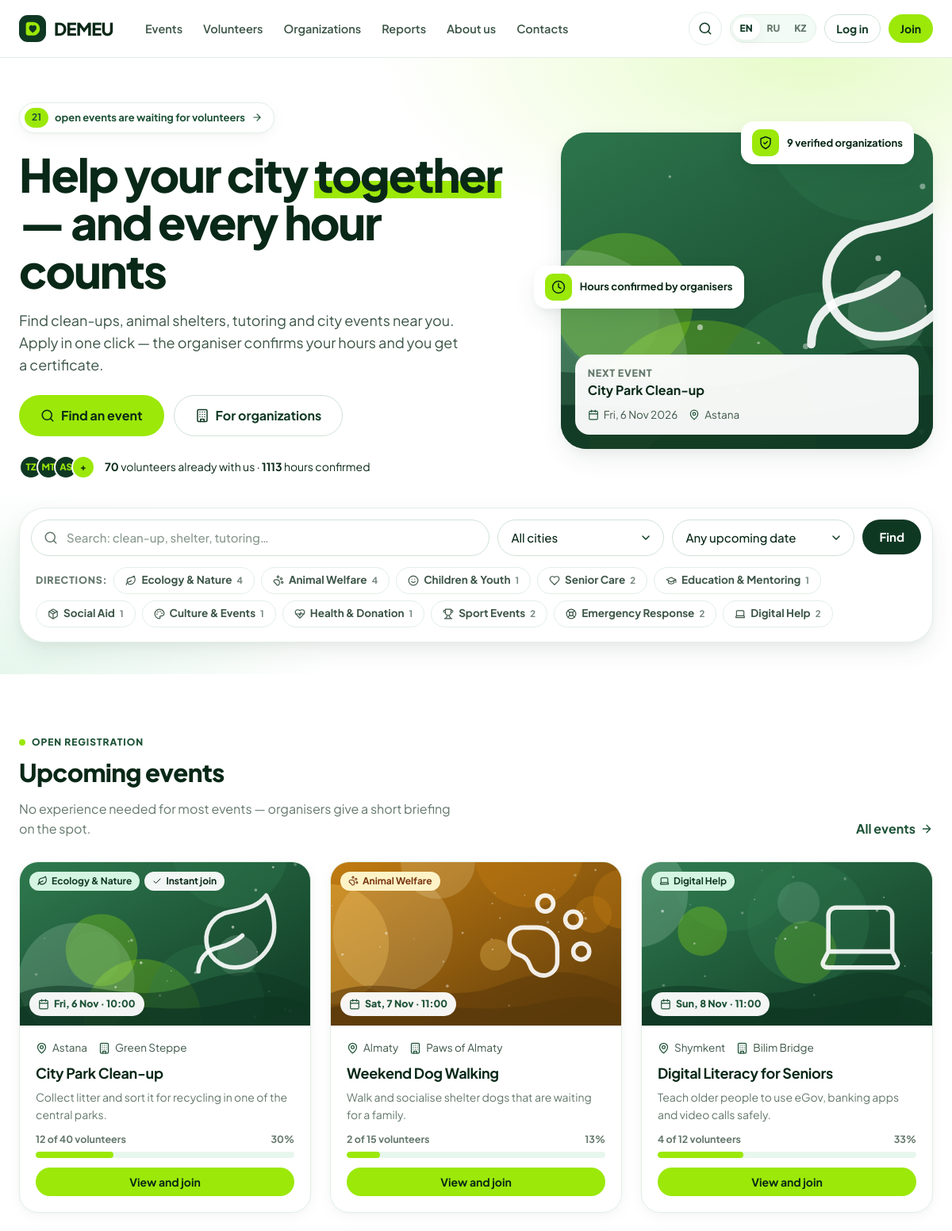
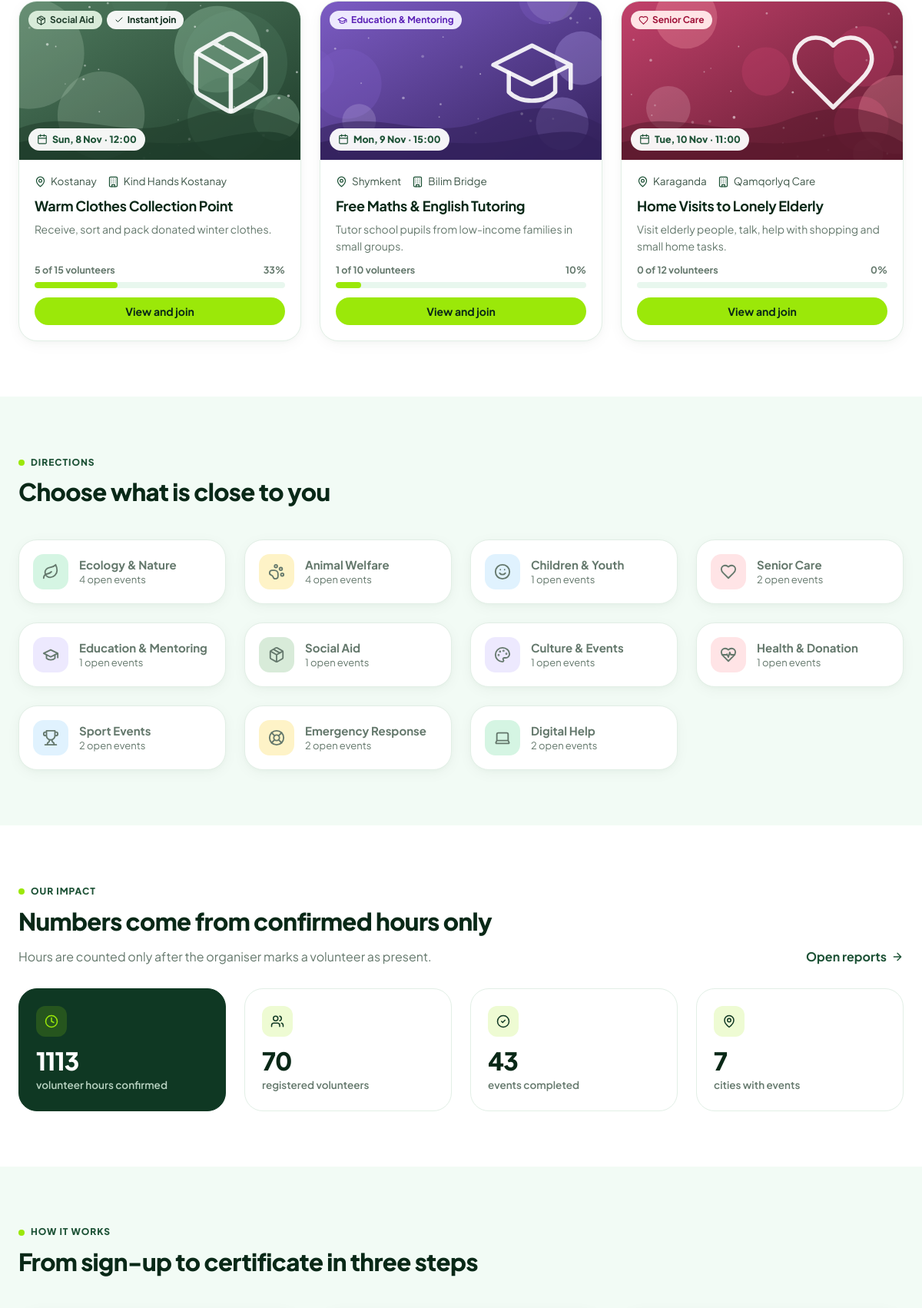
The page / (upper part) on the database its author committed (2 pictures, top to bottom).
### tables this page shows
CREATE TABLE volunteers (
    volunteer_id  INTEGER PRIMARY KEY,
    user_id       INTEGER NOT NULL UNIQUE REFERENCES users(user_id) ON DELETE RESTRICT,
    full_name     TEXT NOT NULL CHECK (length(trim(full_name)) >= 3),
    phone         TEXT NOT NULL CHECK (phone GLOB '+7[0-9][0-9][0-9][0-9][0-9][0-9][0-9][0-9][0-9][0-9]'),
    birth_date    TEXT NOT NULL,               -- YYYY-MM-DD, age 14+ checked in the app
    city_id       INTEGER NOT NULL REFERENCES cities(city_id) ON DELETE RESTRICT,
    about         TEXT,
    skills        TEXT,                        -- free text, e.g. "first aid, English, driving"
    avatar_path   TEXT,
    is_public     INTEGER NOT NULL DEFAULT 1 CHECK (is_public IN (0,1)),     -- listed in the catalogue
    show_contacts INTEGER NOT NULL DEFAULT 0 CHECK (show_contacts IN (0,1)), -- phone/email visible to everyone
    created_at    TEXT NOT NULL DEFAULT (datetime('now','localtime'))
);

CREATE TABLE directions (
    direction_id INTEGER PRIMARY KEY,
    slug         TEXT NOT NULL UNIQUE,
    name_en      TEXT NOT NULL,
    name_ru      TEXT NOT NULL,
    name_kk      TEXT NOT NULL,
    icon         TEXT NOT NULL DEFAULT 'heart',
    tone         TEXT NOT NULL DEFAULT 'mint'
                 CHECK (tone IN ('mint','sage','butter','sky','rose','lilac'))
);

CREATE TABLE events (
    event_id              INTEGER PRIMARY KEY,
    org_id                INTEGER NOT NULL REFERENCES organizations(org_id) ON DELETE RESTRICT,
    coordinator_id        INTEGER NOT NULL REFERENCES coordinators(coordinator_id) ON DELETE RESTRICT,
    direction_id          INTEGER NOT NULL REFERENCES directions(direction_id) ON DELETE RESTRICT,
    city_id               INTEGER NOT NULL REFERENCES cities(city_id) ON DELETE RESTRICT,
    title                 TEXT NOT NULL CHECK (length(trim(title)) >= 5),
    summary               TEXT NOT NULL,       -- one line for cards
    description           TEXT NOT NULL,
    address               TEXT NOT NULL,
    starts_at             TEXT NOT NULL,       -- YYYY-MM-DD HH:MM
    ends_at               TEXT NOT NULL,
    registration_deadline TEXT NOT NULL,
    max_volunteers        INTEGER NOT NULL CHECK (max_volunteers BETWEEN 1 AND 1000),
    min_age               INTEGER NOT NULL DEFAULT 14 CHECK (min_age BETWEEN 14 AND 99),
    requires_approval     INTEGER NOT NULL DEFAULT 1 CHECK (requires_approval IN (0,1)),
    requirements          TEXT,                -- what to bring / skills needed
    provided              TEXT,                -- what organisers provide (meals, gloves...)
    cover_path            TEXT,
    status                TEXT NOT NULL DEFAULT 'published'
                          CHECK (status IN ('draft','published','cancelled','completed')),
    cancel_reason         TEXT,
    created_at            TEXT NOT NULL DEFAULT (datetime('now','localtime')),
    updated_at            TEXT,
    CHECK (ends_at > starts_at),
    CHECK (registration_deadline <= starts_at)
);

CREATE TABLE cities (
    city_id     INTEGER PRIMARY KEY,
    name_en     TEXT NOT NULL UNIQUE,
    name_ru     TEXT NOT NULL,
    name_kk     TEXT NOT NULL,
    region_en   TEXT NOT NULL,
    lat         REAL,
    lng         REAL
);

CREATE TABLE organizations (
    org_id           INTEGER PRIMARY KEY,
    name             TEXT NOT NULL UNIQUE,
    bin              TEXT NOT NULL UNIQUE CHECK (length(bin) = 12 AND bin NOT GLOB '*[^0-9]*'),
    org_type         TEXT NOT NULL CHECK (org_type IN ('ngo','foundation','initiative','university','government','business')),
    description      TEXT NOT NULL,
    city_id          INTEGER NOT NULL REFERENCES cities(city_id) ON DELETE RESTRICT,
    address          TEXT NOT NULL,
    email            TEXT NOT NULL,
    phone            TEXT NOT NULL,
    website          TEXT,
    logo_path        TEXT,
    founded_year     INTEGER CHECK (founded_year BETWEEN 1950 AND 2100),
    status           TEXT NOT NULL DEFAULT 'pending'
                     CHECK (status IN ('pending','verified','rejected','suspended')),
    status_comment   TEXT,                     -- reason for rejection / suspension
    verified_at      TEXT,
    verified_by      INTEGER REFERENCES users(user_id) ON DELETE SET NULL,
    created_at       TEXT NOT NULL DEFAULT (datetime('now','localtime'))
);

### demeu/public.py (the view)
@bp.route("/")
def home():
    now = now_str()
    featured = query(S.EVENT_SELECT + f""" WHERE {S.PUBLIC_WHERE} AND e.status='published'
                     AND e.registration_deadline >= ? AND (SELECT COUNT(*) FROM registrations r WHERE r.event_id=e.event_id
                     AND r.status IN ('approved','attended')) < e.max_volunteers ORDER BY e.starts_at LIMIT 6""", (now,))
    stats = dict(
        volunteers=scalar("SELECT COUNT(*) FROM volunteers"),
        orgs=scalar("SELECT COUNT(*) FROM organizations WHERE status='verified'"),
        hours=scalar("SELECT COALESCE(SUM(hours_confirmed),0) FROM registrations WHERE status='attended'"),
        events=scalar("SELECT COUNT(*) FROM events WHERE status='completed'"),
        cities=scalar("SELECT COUNT(DISTINCT city_id) FROM events WHERE status IN ('published','completed')"),
        open=scalar(f"SELECT COUNT(*) FROM events e JOIN organizations o USING(org_id) WHERE {S.PUBLIC_WHERE}"
                    " AND e.status='published' AND e.registration_deadline >= ?", (now,)),
    )
    dir_counts = query(f"""SELECT d.*, COUNT(e.event_id) AS n FROM directions d
        LEFT JOIN events e ON e.direction_id=d.direction_id AND e.status='published' AND e.registration_deadline >= ?
        LEFT JOIN organizations o ON o.org_id=e.org_id AND o.status='verified'
        GROUP BY d.direction_id ORDER BY d.direction_id""", (now,))
    top_orgs = query("""SELECT o.*, c.name_en AS city_name_en, c.name_ru AS city_name_ru, c.name_kk AS city_name_kk,
        (SELECT COUNT(*) FROM events e WHERE e.org_id=o.org_id AND e.status IN ('published','completed')) AS n_events
        FROM organizations o JOIN cities c USING (city_id) WHERE o.status='verified'
        ORDER BY n_events DESC LIMIT 4""")
    recent_reviews = query("""SELECT f.*, v.full_name, v.avatar_path, v.is_public, e.title, e.event_id
        FROM feedback f JOIN registrations r USING (registration_id) JOIN volunteers v USING (volunteer_id)
        JOIN events e USING (event_id) WHERE f.is_hidden=0 AND f.rating>=4 AND length(f.comment) > 20
        GROUP BY f.comment ORDER BY f.created_at DESC LIMIT 3""")
    faces = query("SELECT full_name, avatar_path FROM volunteers WHERE is_public=1 ORDER BY created_at DESC LIMIT 3")
    return render_template("public/home.html", featured=featured, stats=stats, dir_counts=dir_counts,
                           top_orgs=top_orgs, reviews=recent_reviews, faces=faces, **ref())

### demeu/templates/public/home.html (shortened to what this page needs)
{% extends "base.html" %}
{% from "partials/macros.html" import event_card, cover_url, dir_tag, org_logo, avatar, rating %}
{% block content %}
<section class="hero">
  <div class="wrap">
    <div class="hero-grid">
      <div>
        <a class="pill-note" href="{{ url_for('public.events') }}"><b>{{ stats.open }}</b> {{ _('home_open_events_note') }} {{ icon('arrow-right', 14) }}</a>
        <h1>{{ _('home_title_1') }} <em>{{ _('home_title_2') }}</em> {{ _('home_title_3') }}</h1>
        <p class="lead">{{ _('home_lead') }}</p>
        <div class="row mt-3">
          <a class="btn btn-primary btn-lg" href="{{ url_for('public.events') }}">{{ icon('search') }} {{ _('find_event') }}</a>
          <a class="btn btn-ghost btn-lg" href="{{ url_for('auth.register_organization') }}">{{ icon('building') }} {{ _('for_organizations') }}</a>
        </div>
        <div class="row mt-3 small">
          <div class="avatar-stack">
            {% for f in faces %}{{ avatar(f.avatar_path, f.full_name, 'sm') }}{% endfor %}
            <span class="avatar sm more">+</span>
          </div>
          <span><b>{{ stats.volunteers }}</b> {{ _('home_volunteers_note') }} · <b>{{ fmt_hours(stats.hours) }}</b> {{ _('hours_confirmed_lower') }}</span>
        </div>
      </div>
      <div class="hero-visual">
        {% set top = featured[0] if featured else None %}
        <div class="hero-card">
          <img src="{{ cover_url(top) if top else url_for('static', filename='img/covers/ecology.svg') }}" alt="">
          {% if top %}
          <a class="cap" href="{{ url_for('public.event_detail', event_id=top.event_id) }}" style="color:inherit;text-decoration:none">
            <div class="xs muted" style="font-weight:800;letter-spacing:.06em;text-transform:uppercase">{{ _('next_event') }}</div>
            <b>{{ top.title }}</b>
            <div class="meta mt-1"><span>{{ icon('calendar', 14) }}{{ fmt_date(top.starts_at, True) }}</span><span>{{ icon('map-pin', 14) }}{{ loc(top, 'city_name') }}</span></div>
          </a>
          {% endif %}
        </div>
        <div class="float-badge" style="top:-14px; right:24px"><span class="ic-wrap">{{ icon('shield-check', 18) }}</span>{{ _('badge_verified_orgs', n=stats.orgs) }}</div>
        <div class="float-badge" style="top:42%; left:-34px"><span class="ic-wrap">{{ icon('clock', 18) }}</span>{{ _('badge_hours_confirmed') }}</div>
      </div>
    </div>
    <form class="search-panel" action="{{ url_for('public.events') }}" method="get" role="search">
      <div class="search-row">
        <label class="input-icon"><span class="sr-only">{{ _('search') }}</span>{{ icon('search') }}
          <input class="input pill" name="q" placeholder="{{ _('search_events_placeholder') }}"></label>
        <label><span class="sr-only">{{ _('city') }}</span>
          <select class="select pill" name="city"><option value="">{{ _('all_cities') }}</option>
            {% for c in cities %}<option value="{{ c.city_id }}">{{ loc(c, 'name') }}</option>{% endfor %}</select></label>
        <label><span class="sr-only">{{ _('when') }}</span>
          <select class="select pill" name="when">
            <option value="upcoming">{{ _('when_any') }}</option><option value="weekend">{{ _('when_weekend') }}</option>
            <option value="week">{{ _('when_week') }}</option><option value="month">{{ _('when_month') }}</option></select></label>
        <button class="btn btn-dark" type="submit">{{ _('find') }}</button>
      </div>
      <div class="chips">
        <span class="xs muted" style="font-weight:800;letter-spacing:.06em;text-transform:uppercase">{{ _('directions') }}:</span>
        {% for d in dir_counts if d.n %}
          <a class="chip" href="{{ url_for('public.events', direction=d.direction_id) }}">{{ icon(d.icon, 14) }}{{ loc(d, 'name') }} <span class="n">{{ d.n }}</span></a>
        {% endfor %}
      </div>
    </form>
  </div>
</section>
<section class="section">
  <div class="wrap">
    <div class="section-head">
      <div><div class="eyebrow">{{ _('home_featured_eyebrow') }}</div><h2>{{ _('home_featured_title') }}</h2>
        <p>{{ _('home_featured_text') }}</p></div>
      <a class="link-arrow" href="{{ url_for('public.events') }}">{{ _('all_events') }} {{ icon('arrow-right', 16) }}</a>
    </div>
    <div class="grid grid-3">
      {% for ev in featured %}{{ event_card(ev) }}{% endfor %}
    </div>
  </div>
</section>
<section class="section tint">
  <div class="wrap">
    <div class="section-head">
      <div><div class="eyebrow">{{ _('directions') }}</div><h2>{{ _('home_directions_title') }}</h2></div>
    </div>
    <div class="grid grid-4">
      {% for d in dir_counts %}
      <a class="card card-hover dir-tile" href="{{ url_for('public.events', direction=d.direction_id) }}">
        <span class="ic-wrap tone-{{ d.tone }}">{{ icon(d.icon, 22) }}</span>
        <span><b>{{ loc(d, 'name') }}</b><span>{{ _('n_open_events', n=d.n) }}</span></span>
      </a>
      {% endfor %}
    </div>
  </div>
</section>
<section class="section">
  <div class="wrap">
    <div class="section-head">
      <div><div class="eyebrow">{{ _('home_impact_eyebrow') }}</div><h2>{{ _('home_impact_title') }}</h2>
        <p>{{ _('home_impact_text') }}</p></div>
      <a class="link-arrow" href="{{ url_for('public.reports') }}">{{ _('open_reports') }} {{ icon('arrow-right', 16) }}</a>
    </div>
    <div class="grid grid-4">
      <div class="stat dark"><div class="ic-wrap">{{ icon('clock') }}</div><div class="num">{{ fmt_hours(stats.hours) }}</div><div class="lbl">{{ _('stat_hours') }}</div></div>
      <div class="stat"><div class="ic-wrap">{{ icon('users') }}</div><div class="num">{{ stats.volunteers }}</div><div class="lbl">{{ _('stat_volunteers') }}</div></div>
      <div class="stat"><div class="ic-wrap">{{ icon('check-circle') }}</div><div class="num">{{ stats.events }}</div><div class="lbl">{{ _('stat_events_done') }}</div></div>
      <div class="stat"><div class="ic-wrap">{{ icon('map-pin') }}</div><div class="num">{{ stats.cities }}</div><div class="lbl">{{ _('stat_cities') }}</div></div>
    </div>
  </div>
</section>
<section class="section tint">
  <div class="wrap">
    <div class="section-head"><div><div class="eyebrow">{{ _('how_it_works') }}</div><h2>{{ _('home_steps_title') }}</h2></div></div>
  </div>
</section>
{% endblock %}

### demeu/templates/partials/macros.html (shortened to what this page needs)
{% macro cover_url(ev) -%}
{%- if ev.cover_path -%}{{ media_url(ev.cover_path) }}{%- else -%}{{ url_for('static', filename='img/covers/' ~ (ev.dir_slug or 'ecology') ~ '.svg') }}{%- endif -%}
{%- endmacro %}
{% macro avatar(path, name, cls='') -%}
<span class="avatar {{ cls }}">{% if path %}<img src="{{ media_url(path) }}" alt="">{% else %}{{ initials(name) }}{% endif %}</span>
{%- endmacro %}
{% macro dir_tag(row, prefix='dir_') -%}
<span class="tag tone-{{ row[prefix ~ 'tone'] if prefix else row.tone }}">{{ icon(row[prefix ~ 'icon'] if prefix else row.icon, 13) }}{{ loc(row, prefix ~ 'name' if prefix else 'name') }}</span>
{%- endmacro %}
{% macro event_card(ev) -%}
{% set phase = event_phase(ev) %}
{% set left = ev.max_volunteers - ev.taken %}
<article class="card card-hover event-card">
  <a class="event-cover" href="{{ url_for('public.event_detail', event_id=ev.event_id) }}" tabindex="-1" aria-hidden="true">
    <img src="{{ cover_url(ev) }}" alt="" loading="lazy">
    <div class="tags">
      {{ dir_tag(ev) }}
      {% if not ev.requires_approval and phase == 'upcoming' %}<span class="tag tag-white">{{ icon('check', 12) }}{{ _('instant_join') }}</span>{% endif %}
    </div>
    <span class="when">{{ icon('calendar', 14) }}{{ fmt_date(ev.starts_at, True, False) }} · {{ fmt_time(ev.starts_at) }}</span>
  </a>
  <div class="event-body">
    <div class="meta"><span>{{ icon('map-pin', 15) }}{{ loc(ev, 'city_name') }}</span><span>{{ icon('building', 15) }}{{ ev.org_name }}</span></div>
    <h3><a href="{{ url_for('public.event_detail', event_id=ev.event_id) }}">{{ ev.title }}</a></h3>
    <p class="summary">{{ ev.summary }}</p>
    <div class="event-foot">
      <div>
        <div class="progress-label"><span>{{ _('joined_of', a=ev.taken, b=ev.max_volunteers) }}</span><span>{{ (ev.taken * 100 // ev.max_volunteers) if ev.max_volunteers else 0 }}%</span></div>
        <div class="progress {{ 'full' if left <= 0 }}"><i style="width: {{ [100, (ev.taken * 100 // ev.max_volunteers)]|min }}%"></i></div>
      </div>
      <a class="btn {{ 'btn-primary' if phase == 'upcoming' and left > 0 else 'btn-ghost' }} btn-sm btn-block" href="{{ url_for('public.event_detail', event_id=ev.event_id) }}">
        {{ _('view_and_join') if phase == 'upcoming' and left > 0 else _('details') }}</a>
    </div>
  </div>
</article>
{%- endmacro %}

### rows shown on the page
volunteers: full_name "TZ"
volunteers: full_name "MT"
volunteers: full_name "AS"
directions: slug (picture), name_en "Ecology & Nature", n "4"
events: title "City Park Clean-up", starts_at "Fri, 6 Nov 2026", slug (picture), starts_at "Fri, 6 Nov", starts_at "10:00", org_name "Green Steppe", summary "Collect litter and sort it for recycling in one of the central parks.", max_volunteers "30"
cities: name_en "Astana"
directions: name_en "Animal Welfare", n "4"
directions: name_en "Children & Youth", n "1"
directions: name_en "Senior Care", n "2"
directions: name_en "Education & Mentoring", n "1"
directions: name_en "Social Aid", n "1"
directions: name_en "Culture & Events", n "1"
directions: name_en "Health & Donation", n "1"
directions: name_en "Sport Events", n "2"
directions: name_en "Emergency Response", n "2"
directions: name_en "Digital Help", n "2"
events: slug (picture), starts_at "Sat, 7 Nov", starts_at "11:00", org_name "Paws of Almaty", title "Weekend Dog Walking", summary "Walk and socialise shelter dogs that are waiting for a family.", max_volunteers "13"
cities: name_en "Almaty"
events: slug (picture), starts_at "Sun, 8 Nov", starts_at "11:00", org_name "Bilim Bridge", title "Digital Literacy for Seniors", summary "Teach older people to use eGov, banking apps and video calls safely.", max_volunteers "33"
cities: name_en "Shymkent"
events: slug (picture), starts_at "Sun, 8 Nov", starts_at "12:00", org_name "Kind Hands Kostanay", title "Warm Clothes Collection Point", summary "Receive, sort and pack donated winter clothes.", max_volunteers "33"
cities: name_en "Kostanay"
events: slug (picture), starts_at "Mon, 9 Nov", starts_at "15:00", org_name "Bilim Bridge", title "Free Maths & English Tutoring", summary "Tutor school pupils from low-income families in small groups.", max_volunteers "10"
events: slug (picture), starts_at "Tue, 10 Nov", starts_at "11:00", org_name "Qamqorlyq Care", title "Home Visits to Lonely Elderly", summary "Visit elderly people, talk, help with shopping and small home tasks.", max_volunteers "0"
cities: name_en "Karaganda"

### other values the page prints
{{ LANG_LABELS[code] }} "EN" "RU" "KZ"
{{ stats.open }} "21"
{{ stats.volunteers }} "70"
{{ fmt_hours(stats.hours) }} "1113"
{{ stats.events }} "43"
{{ stats.cities }} "7"
form field city "All cities"
form field when "Any upcoming date"
